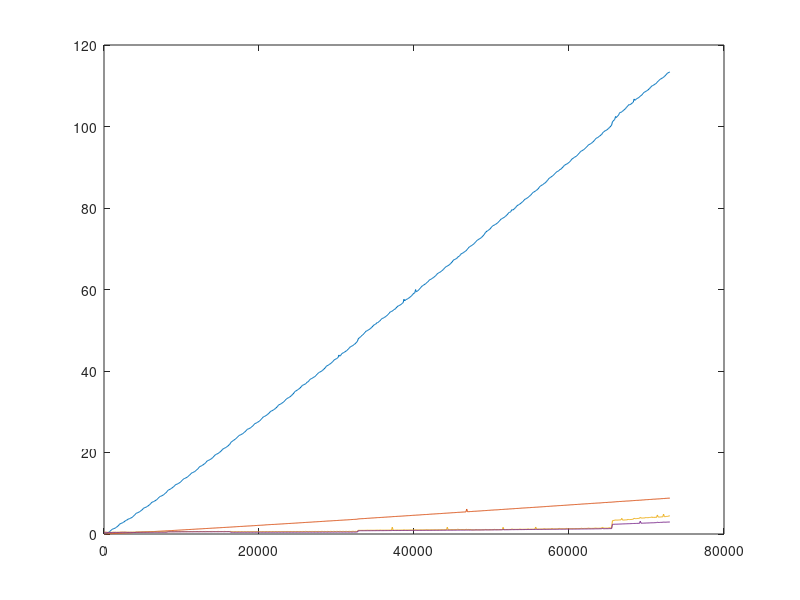

The MATLAB script that drew this image:
x=1:100:73001;y1=1:100:73001;y2=1:100:73001;y3=1:100:73001;y4=1:100:73001;
y1(1) = 0.002200; y2(1) = 0.000600; y3(1) = 0.467555; y4(1) = 0.425800;
y1(2) = 0.020700; y2(2) = 0.008800; y3(2) = 0.458000; y4(2) = 0.412400;
y1(3) = 0.064800; y2(3) = 0.016300; y3(3) = 0.443778; y4(3) = 0.402100;
y1(4) = 0.124300; y2(4) = 0.023500; y3(4) = 0.433667; y4(4) = 0.387200;
y1(5) = 0.201300; y2(5) = 0.031200; y3(5) = 0.413667; y4(5) = 0.396200;
y1(6) = 0.292000; y2(6) = 0.038800; y3(6) = 0.400778; y4(6) = 0.356500;
y1(7) = 0.408800; y2(7) = 0.046900; y3(7) = 0.396111; y4(7) = 0.354800;
y1(8) = 0.548000; y2(8) = 0.056500; y3(8) = 0.399222; y4(8) = 0.355100;
y1(9) = 0.708200; y2(9) = 0.065200; y3(9) = 0.396667; y4(9) = 0.358500;
y1(10) = 0.889700; y2(10) = 0.073200; y3(10) = 0.424444; y4(10) = 0.355200;
y1(11) = 1.091100; y2(11) = 0.083100; y3(11) = 0.397222; y4(11) = 0.354400;
y1(12) = 1.206700; y2(12) = 0.092200; y3(12) = 0.451556; y4(12) = 0.378800;
y1(13) = 1.258100; y2(13) = 0.102000; y3(13) = 0.425333; y4(13) = 0.382700;
y1(14) = 1.330600; y2(14) = 0.110700; y3(14) = 0.456667; y4(14) = 0.380900;
y1(15) = 1.417200; y2(15) = 0.120900; y3(15) = 0.426667; y4(15) = 0.382200;
y1(16) = 1.525400; y2(16) = 0.130700; y3(16) = 0.424333; y4(16) = 0.405200;
y1(17) = 1.652600; y2(17) = 0.139700; y3(17) = 0.425556; y4(17) = 0.379200;
y1(18) = 1.799000; y2(18) = 0.150000; y3(18) = 0.425667; y4(18) = 0.381100;
y1(19) = 1.964400; y2(19) = 0.159800; y3(19) = 0.451111; y4(19) = 0.381300;
y1(20) = 2.150300; y2(20) = 0.170600; y3(20) = 0.427444; y4(20) = 0.380800;
y1(21) = 2.356100; y2(21) = 0.179300; y3(21) = 0.450444; y4(21) = 0.382100;
y1(22) = 2.540400; y2(22) = 0.189400; y3(22) = 0.480556; y4(22) = 0.408600;
y1(23) = 2.602600; y2(23) = 0.199200; y3(23) = 0.454333; y4(23) = 0.408300;
y1(24) = 2.674300; y2(24) = 0.211000; y3(24) = 0.481556; y4(24) = 0.407900;
y1(25) = 2.759500; y2(25) = 0.220100; y3(25) = 0.454889; y4(25) = 0.434800;
y1(26) = 2.867300; y2(26) = 0.230600; y3(26) = 0.481222; y4(26) = 0.408300;
y1(27) = 2.996800; y2(27) = 0.240800; y3(27) = 0.483667; y4(27) = 0.408200;
y1(28) = 3.140900; y2(28) = 0.254100; y3(28) = 0.455889; y4(28) = 0.438200;
y1(29) = 3.308400; y2(29) = 0.261200; y3(29) = 0.483444; y4(29) = 0.409400;
y1(30) = 3.375700; y2(30) = 0.258800; y3(30) = 0.472444; y4(30) = 0.396300;
y1(31) = 3.461200; y2(31) = 0.263300; y3(31) = 0.461778; y4(31) = 0.383200;
y1(32) = 3.640100; y2(32) = 0.271700; y3(32) = 0.430000; y4(32) = 0.408300;
y1(33) = 3.706400; y2(33) = 0.281500; y3(33) = 0.464333; y4(33) = 0.386100;
y1(34) = 3.772300; y2(34) = 0.291300; y3(34) = 0.459333; y4(34) = 0.387000;
y1(35) = 3.855600; y2(35) = 0.302600; y3(35) = 0.430778; y4(35) = 0.409800;
y1(36) = 3.951200; y2(36) = 0.309100; y3(36) = 0.428444; y4(36) = 0.396700;
y1(37) = 4.071200; y2(37) = 0.319500; y3(37) = 0.457778; y4(37) = 0.394600;
y1(38) = 4.204400; y2(38) = 0.335800; y3(38) = 0.472444; y4(38) = 0.383200;
y1(39) = 4.377400; y2(39) = 0.355600; y3(39) = 0.441778; y4(39) = 0.404000;
y1(40) = 4.555300; y2(40) = 0.360400; y3(40) = 0.468333; y4(40) = 0.380700;
y1(41) = 4.749100; y2(41) = 0.362200; y3(41) = 0.474000; y4(41) = 0.381100;
y1(42) = 5.014100; y2(42) = 0.370100; y3(42) = 0.529333; y4(42) = 0.415200;
y1(43) = 5.114800; y2(43) = 0.380300; y3(43) = 0.508000; y4(43) = 0.442800;
y1(44) = 5.195800; y2(44) = 0.388900; y3(44) = 0.509556; y4(44) = 0.438300;
y1(45) = 5.268300; y2(45) = 0.396800; y3(45) = 0.507778; y4(45) = 0.418900;
y1(46) = 5.369800; y2(46) = 0.407600; y3(46) = 0.510889; y4(46) = 0.439900;
y1(47) = 5.484100; y2(47) = 0.418600; y3(47) = 0.539444; y4(47) = 0.418600;
y1(48) = 5.606200; y2(48) = 0.428600; y3(48) = 0.482000; y4(48) = 0.440900;
y1(49) = 5.754500; y2(49) = 0.438200; y3(49) = 0.538333; y4(49) = 0.418500;
y1(50) = 5.915000; y2(50) = 0.448100; y3(50) = 0.504556; y4(50) = 0.441700;
y1(51) = 6.103100; y2(51) = 0.459700; y3(51) = 0.510667; y4(51) = 0.439900;
y1(52) = 6.306500; y2(52) = 0.468600; y3(52) = 0.510889; y4(52) = 0.440500;
y1(53) = 6.422501; y2(53) = 0.482000; y3(53) = 0.516222; y4(53) = 0.442900;
y1(54) = 6.490201; y2(54) = 0.488400; y3(54) = 0.537889; y4(54) = 0.417700;
y1(55) = 6.569300; y2(55) = 0.508900; y3(55) = 0.512222; y4(55) = 0.441400;
y1(56) = 6.664701; y2(56) = 0.512100; y3(56) = 0.539000; y4(56) = 0.420200;
y1(57) = 6.780400; y2(57) = 0.525300; y3(57) = 0.510889; y4(57) = 0.441000;
y1(58) = 6.911500; y2(58) = 0.530600; y3(58) = 0.542333; y4(58) = 0.418800;
y1(59) = 7.057400; y2(59) = 0.540900; y3(59) = 0.513111; y4(59) = 0.441800;
y1(60) = 7.233900; y2(60) = 0.552600; y3(60) = 0.514556; y4(60) = 0.441800;
y1(61) = 7.419000; y2(61) = 0.563500; y3(61) = 0.517889; y4(61) = 0.422700;
y1(62) = 7.618200; y2(62) = 0.572100; y3(62) = 0.516333; y4(62) = 0.444700;
y1(63) = 7.803700; y2(63) = 0.583800; y3(63) = 0.545778; y4(63) = 0.419900;
y1(64) = 7.873500; y2(64) = 0.593400; y3(64) = 0.485889; y4(64) = 0.441600;
y1(65) = 7.961000; y2(65) = 0.602200; y3(65) = 0.542333; y4(65) = 0.419600;
y1(66) = 8.045801; y2(66) = 0.614600; y3(66) = 0.516222; y4(66) = 0.443200;
y1(67) = 8.165000; y2(67) = 0.628400; y3(67) = 0.513667; y4(67) = 0.447100;
y1(68) = 8.293001; y2(68) = 0.634600; y3(68) = 0.514444; y4(68) = 0.444400;
y1(69) = 8.431900; y2(69) = 0.647500; y3(69) = 0.514444; y4(69) = 0.445400;
y1(70) = 8.607800; y2(70) = 0.655200; y3(70) = 0.543222; y4(70) = 0.422300;
y1(71) = 8.797499; y2(71) = 0.669000; y3(71) = 0.515778; y4(71) = 0.445700;
y1(72) = 8.983200; y2(72) = 0.676500; y3(72) = 0.545778; y4(72) = 0.422700;
y1(73) = 9.175300; y2(73) = 0.688100; y3(73) = 0.526000; y4(73) = 0.451900;
y1(74) = 9.248700; y2(74) = 0.698800; y3(74) = 0.547444; y4(74) = 0.421800;
y1(75) = 9.310700; y2(75) = 0.708900; y3(75) = 0.518333; y4(75) = 0.448300;
y1(76) = 9.416101; y2(76) = 0.723100; y3(76) = 0.517000; y4(76) = 0.444300;
y1(77) = 9.522499; y2(77) = 0.729800; y3(77) = 0.520111; y4(77) = 0.424500;
y1(78) = 9.653300; y2(78) = 0.738200; y3(78) = 0.520444; y4(78) = 0.446000;
y1(79) = 9.805099; y2(79) = 0.750800; y3(79) = 0.547667; y4(79) = 0.423100;
y1(80) = 9.965199; y2(80) = 0.763600; y3(80) = 0.489556; y4(80) = 0.445600;
y1(81) = 10.140699; y2(81) = 0.774600; y3(81) = 0.547333; y4(81) = 0.424600;
y1(82) = 10.335000; y2(82) = 0.785000; y3(82) = 0.521222; y4(82) = 0.447400;
y1(83) = 10.637401; y2(83) = 0.792900; y3(83) = 0.579111; y4(83) = 0.519000;
y1(84) = 10.776602; y2(84) = 0.805400; y3(84) = 0.600111; y4(84) = 0.516100;
y1(85) = 10.866999; y2(85) = 0.817600; y3(85) = 0.599445; y4(85) = 0.515900;
y1(86) = 10.966600; y2(86) = 0.826000; y3(86) = 0.572667; y4(86) = 0.540600;
y1(87) = 11.071701; y2(87) = 0.840600; y3(87) = 0.578778; y4(87) = 0.543500;
y1(88) = 11.187200; y2(88) = 0.848300; y3(88) = 0.573556; y4(88) = 0.518800;
y1(89) = 11.341501; y2(89) = 0.857800; y3(89) = 0.569000; y4(89) = 0.541500;
y1(90) = 11.477900; y2(90) = 0.869600; y3(90) = 0.568222; y4(90) = 0.542700;
y1(91) = 11.647699; y2(91) = 0.878000; y3(91) = 0.573889; y4(91) = 0.520300;
y1(92) = 11.837000; y2(92) = 0.888900; y3(92) = 0.600333; y4(92) = 0.519600;
y1(93) = 12.046700; y2(93) = 0.903500; y3(93) = 0.604889; y4(93) = 0.523100;
y1(94) = 12.146299; y2(94) = 0.913000; y3(94) = 0.575222; y4(94) = 0.542800;
y1(95) = 12.218400; y2(95) = 0.923400; y3(95) = 0.576000; y4(95) = 0.543900;
y1(96) = 12.309001; y2(96) = 0.934700; y3(96) = 0.577667; y4(96) = 0.525800;
y1(97) = 12.397199; y2(97) = 0.944700; y3(97) = 0.575333; y4(97) = 0.544300;
y1(98) = 12.515800; y2(98) = 0.957300; y3(98) = 0.577444; y4(98) = 0.546400;
y1(99) = 12.652300; y2(99) = 0.967100; y3(99) = 0.576555; y4(99) = 0.523300;
y1(100) = 12.806401; y2(100) = 0.976300; y3(100) = 0.604444; y4(100) = 0.523300;
y1(101) = 12.981601; y2(101) = 0.992400; y3(101) = 0.612333; y4(101) = 0.522700;
y1(102) = 13.183599; y2(102) = 0.999300; y3(102) = 0.579889; y4(102) = 0.550000;
y1(103) = 13.380600; y2(103) = 1.012900; y3(103) = 0.583111; y4(103) = 0.550700;
y1(104) = 13.557699; y2(104) = 1.021400; y3(104) = 0.578444; y4(104) = 0.526300;
y1(105) = 13.619901; y2(105) = 1.038400; y3(105) = 0.582111; y4(105) = 0.551500;
y1(106) = 13.707501; y2(106) = 1.050800; y3(106) = 0.583667; y4(106) = 0.550900;
y1(107) = 13.806002; y2(107) = 1.062300; y3(107) = 0.583111; y4(107) = 0.528900;
y1(108) = 13.913098; y2(108) = 1.071000; y3(108) = 0.617222; y4(108) = 0.527700;
y1(109) = 14.052099; y2(109) = 1.086300; y3(109) = 0.618444; y4(109) = 0.526300;
y1(110) = 14.210401; y2(110) = 1.095200; y3(110) = 0.588111; y4(110) = 0.552800;
y1(111) = 14.380499; y2(111) = 1.099000; y3(111) = 0.586000; y4(111) = 0.553000;
y1(112) = 14.561000; y2(112) = 1.108900; y3(112) = 0.585778; y4(112) = 0.529200;
y1(113) = 14.769800; y2(113) = 1.122600; y3(113) = 0.589889; y4(113) = 0.554800;
y1(114) = 14.974600; y2(114) = 1.130600; y3(114) = 0.588444; y4(114) = 0.554500;
y1(115) = 15.044500; y2(115) = 1.143400; y3(115) = 0.593333; y4(115) = 0.532000;
y1(116) = 15.123601; y2(116) = 1.157100; y3(116) = 0.623222; y4(116) = 0.530800;
y1(117) = 15.224901; y2(117) = 1.167600; y3(117) = 0.623000; y4(117) = 0.529500;
y1(118) = 15.330899; y2(118) = 1.178500; y3(118) = 0.599556; y4(118) = 0.556900;
y1(119) = 15.458101; y2(119) = 1.189800; y3(119) = 0.591667; y4(119) = 0.557400;
y1(120) = 15.629601; y2(120) = 1.197100; y3(120) = 0.595111; y4(120) = 0.530200;
y1(121) = 15.824000; y2(121) = 1.224300; y3(121) = 0.599000; y4(121) = 0.562400;
y1(122) = 15.973900; y2(122) = 1.221900; y3(122) = 0.591333; y4(122) = 0.557400;
y1(123) = 16.181202; y2(123) = 1.236800; y3(123) = 0.594667; y4(123) = 0.534200;
y1(124) = 16.457199; y2(124) = 1.246400; y3(124) = 0.617222; y4(124) = 0.532900;
y1(125) = 16.573999; y2(125) = 1.257000; y3(125) = 0.623000; y4(125) = 0.537600;
y1(126) = 16.658699; y2(126) = 1.262200; y3(126) = 0.604556; y4(126) = 0.559100;
y1(127) = 16.754601; y2(127) = 1.279000; y3(127) = 0.596778; y4(127) = 0.557800;
y1(128) = 16.862400; y2(128) = 1.286600; y3(128) = 0.587111; y4(128) = 0.533800;
y1(129) = 16.990398; y2(129) = 1.303500; y3(129) = 0.598111; y4(129) = 0.560300;
y1(130) = 17.140100; y2(130) = 1.317800; y3(130) = 0.592667; y4(130) = 0.558800;
y1(131) = 17.283901; y2(131) = 1.325200; y3(131) = 0.599444; y4(131) = 0.537100;
y1(132) = 17.468700; y2(132) = 1.338500; y3(132) = 0.630444; y4(132) = 0.536700;
y1(133) = 17.664900; y2(133) = 1.347900; y3(133) = 0.624556; y4(133) = 0.534900;
y1(134) = 17.901201; y2(134) = 1.360600; y3(134) = 0.600333; y4(134) = 0.564400;
y1(135) = 18.010998; y2(135) = 1.369100; y3(135) = 0.602111; y4(135) = 0.562400;
y1(136) = 18.078699; y2(136) = 1.379800; y3(136) = 0.604222; y4(136) = 0.540900;
y1(137) = 18.186501; y2(137) = 1.387000; y3(137) = 0.595778; y4(137) = 0.563800;
y1(138) = 18.279900; y2(138) = 1.405900; y3(138) = 0.591444; y4(138) = 0.564600;
y1(139) = 18.405199; y2(139) = 1.415700; y3(139) = 0.597556; y4(139) = 0.538900;
y1(140) = 18.537302; y2(140) = 1.424900; y3(140) = 0.627333; y4(140) = 0.537600;
y1(141) = 18.717600; y2(141) = 1.441300; y3(141) = 0.623889; y4(141) = 0.540100;
y1(142) = 18.879301; y2(142) = 1.448500; y3(142) = 0.598556; y4(142) = 0.567300;
y1(143) = 19.093502; y2(143) = 1.457300; y3(143) = 0.602333; y4(143) = 0.564300;
y1(144) = 19.311701; y2(144) = 1.469300; y3(144) = 0.601000; y4(144) = 0.543300;
y1(145) = 19.487801; y2(145) = 1.478600; y3(145) = 0.603667; y4(145) = 0.563900;
y1(146) = 19.560001; y2(146) = 1.493300; y3(146) = 0.606778; y4(146) = 0.566600;
y1(147) = 19.650799; y2(147) = 1.508500; y3(147) = 0.610111; y4(147) = 0.542200;
y1(148) = 19.758602; y2(148) = 1.517600; y3(148) = 0.639667; y4(148) = 0.543600;
y1(149) = 19.883398; y2(149) = 1.523600; y3(149) = 0.641667; y4(149) = 0.544500;
y1(150) = 20.022499; y2(150) = 1.540300; y3(150) = 0.604000; y4(150) = 0.568700;
y1(151) = 20.177601; y2(151) = 1.548300; y3(151) = 0.609778; y4(151) = 0.568900;
y1(152) = 20.342300; y2(152) = 1.559100; y3(152) = 0.606889; y4(152) = 0.545100;
y1(153) = 20.551102; y2(153) = 1.569800; y3(153) = 0.608333; y4(153) = 0.569700;
y1(154) = 20.761000; y2(154) = 1.583800; y3(154) = 0.610556; y4(154) = 0.573000;
y1(155) = 20.931202; y2(155) = 1.600400; y3(155) = 0.612778; y4(155) = 0.544700;
y1(156) = 21.023302; y2(156) = 1.601800; y3(156) = 0.638333; y4(156) = 0.545200;
y1(157) = 21.110800; y2(157) = 1.617700; y3(157) = 0.640667; y4(157) = 0.546800;
y1(158) = 21.215702; y2(158) = 1.625900; y3(158) = 0.612222; y4(158) = 0.572000;
y1(159) = 21.340702; y2(159) = 1.637300; y3(159) = 0.610778; y4(159) = 0.573100;
y1(160) = 21.455400; y2(160) = 1.651800; y3(160) = 0.608555; y4(160) = 0.549100;
y1(161) = 21.622501; y2(161) = 1.660000; y3(161) = 0.609778; y4(161) = 0.573900;
y1(162) = 21.804001; y2(162) = 1.667400; y3(162) = 0.614111; y4(162) = 0.575300;
y1(163) = 21.994400; y2(163) = 1.681000; y3(163) = 0.613667; y4(163) = 0.546100;
y1(164) = 22.184799; y2(164) = 1.693800; y3(164) = 0.640333; y4(164) = 0.550300;
y1(165) = 22.541700; y2(165) = 1.703700; y3(165) = 0.589444; y4(165) = 0.402900;
y1(166) = 22.696100; y2(166) = 1.717300; y3(166) = 0.590333; y4(166) = 0.429900;
y1(167) = 22.835201; y2(167) = 1.729100; y3(167) = 0.545667; y4(167) = 0.462600;
y1(168) = 22.956501; y2(168) = 1.743900; y3(168) = 0.547444; y4(168) = 0.434800;
y1(169) = 23.083797; y2(169) = 1.758500; y3(169) = 0.578444; y4(169) = 0.405000;
y1(170) = 23.221300; y2(170) = 1.758900; y3(170) = 0.580111; y4(170) = 0.432800;
y1(171) = 23.396999; y2(171) = 1.779100; y3(171) = 0.549556; y4(171) = 0.461900;
y1(172) = 23.531702; y2(172) = 1.794800; y3(172) = 0.545222; y4(172) = 0.433700;
y1(173) = 23.721600; y2(173) = 1.805500; y3(173) = 0.581667; y4(173) = 0.405200;
y1(174) = 23.923599; y2(174) = 1.813100; y3(174) = 0.584000; y4(174) = 0.433800;
y1(175) = 24.120701; y2(175) = 1.825800; y3(175) = 0.550222; y4(175) = 0.466100;
y1(176) = 24.238899; y2(176) = 1.835100; y3(176) = 0.548444; y4(176) = 0.436800;
y1(177) = 24.324802; y2(177) = 1.859700; y3(177) = 0.584444; y4(177) = 0.406200;
y1(178) = 24.397701; y2(178) = 1.858800; y3(178) = 0.586111; y4(178) = 0.435000;
y1(179) = 24.531401; y2(179) = 1.868900; y3(179) = 0.552111; y4(179) = 0.467300;
y1(180) = 24.626802; y2(180) = 1.875800; y3(180) = 0.553000; y4(180) = 0.437800;
y1(181) = 24.782200; y2(181) = 1.891000; y3(181) = 0.586778; y4(181) = 0.406800;
y1(182) = 24.931599; y2(182) = 1.906600; y3(182) = 0.586667; y4(182) = 0.435900;
y1(183) = 25.104399; y2(183) = 1.916700; y3(183) = 0.553889; y4(183) = 0.468400;
y1(184) = 25.299900; y2(184) = 1.926600; y3(184) = 0.553889; y4(184) = 0.438400;
y1(185) = 25.506802; y2(185) = 1.941000; y3(185) = 0.587111; y4(185) = 0.407700;
y1(186) = 25.683401; y2(186) = 1.952300; y3(186) = 0.589889; y4(186) = 0.437100;
y1(187) = 25.789200; y2(187) = 1.965200; y3(187) = 0.556889; y4(187) = 0.470200;
y1(188) = 25.835901; y2(188) = 1.973800; y3(188) = 0.554000; y4(188) = 0.441400;
y1(189) = 25.942600; y2(189) = 1.981300; y3(189) = 0.590333; y4(189) = 0.410400;
y1(190) = 26.057001; y2(190) = 1.995100; y3(190) = 0.591889; y4(190) = 0.438100;
y1(191) = 26.199301; y2(191) = 2.008600; y3(191) = 0.559667; y4(191) = 0.468600;
y1(192) = 26.367401; y2(192) = 2.015600; y3(192) = 0.555667; y4(192) = 0.439900;
y1(193) = 26.531300; y2(193) = 2.034700; y3(193) = 0.591444; y4(193) = 0.409800;
y1(194) = 26.726501; y2(194) = 2.042600; y3(194) = 0.598000; y4(194) = 0.438600;
y1(195) = 26.949499; y2(195) = 2.047900; y3(195) = 0.560444; y4(195) = 0.471100;
y1(196) = 27.109798; y2(196) = 2.073100; y3(196) = 0.559222; y4(196) = 0.440900;
y1(197) = 27.190699; y2(197) = 2.078400; y3(197) = 0.597778; y4(197) = 0.410300;
y1(198) = 27.294300; y2(198) = 2.087500; y3(198) = 0.594555; y4(198) = 0.441400;
y1(199) = 27.389698; y2(199) = 2.106400; y3(199) = 0.563111; y4(199) = 0.472900;
y1(200) = 27.519098; y2(200) = 2.119900; y3(200) = 0.559333; y4(200) = 0.443400;
y1(201) = 27.641300; y2(201) = 2.124200; y3(201) = 0.594333; y4(201) = 0.411000;
y1(202) = 27.801800; y2(202) = 2.133900; y3(202) = 0.598222; y4(202) = 0.438800;
y1(203) = 28.008596; y2(203) = 2.145700; y3(203) = 0.561889; y4(203) = 0.471100;
y1(204) = 28.168604; y2(204) = 2.155300; y3(204) = 0.560556; y4(204) = 0.444000;
y1(205) = 28.380402; y2(205) = 2.167900; y3(205) = 0.598222; y4(205) = 0.413800;
y1(206) = 28.643301; y2(206) = 2.183700; y3(206) = 0.600778; y4(206) = 0.443100;
y1(207) = 28.776699; y2(207) = 2.187300; y3(207) = 0.565000; y4(207) = 0.472100;
y1(208) = 28.840200; y2(208) = 2.204200; y3(208) = 0.564000; y4(208) = 0.443800;
y1(209) = 28.931803; y2(209) = 2.232000; y3(209) = 0.597111; y4(209) = 0.412300;
y1(210) = 29.074802; y2(210) = 2.244800; y3(210) = 0.602667; y4(210) = 0.441200;
y1(211) = 29.201498; y2(211) = 2.258400; y3(211) = 0.564556; y4(211) = 0.474500;
y1(212) = 29.340601; y2(212) = 2.264600; y3(212) = 0.567333; y4(212) = 0.447700;
y1(213) = 29.509399; y2(213) = 2.285000; y3(213) = 0.600000; y4(213) = 0.412000;
y1(214) = 29.669399; y2(214) = 2.288300; y3(214) = 0.605778; y4(214) = 0.443100;
y1(215) = 29.881699; y2(215) = 2.299300; y3(215) = 0.567111; y4(215) = 0.475700;
y1(216) = 30.095600; y2(216) = 2.312000; y3(216) = 0.566111; y4(216) = 0.448300;
y1(217) = 30.190500; y2(217) = 2.332400; y3(217) = 0.603333; y4(217) = 0.413700;
y1(218) = 30.266001; y2(218) = 2.344100; y3(218) = 0.605333; y4(218) = 0.443500;
y1(219) = 30.378000; y2(219) = 2.346400; y3(219) = 0.570667; y4(219) = 0.477400;
y1(220) = 30.505600; y2(220) = 2.344800; y3(220) = 0.566889; y4(220) = 0.446800;
y1(221) = 30.607401; y2(221) = 2.360400; y3(221) = 0.604778; y4(221) = 0.413800;
y1(222) = 30.779102; y2(222) = 2.369800; y3(222) = 0.608444; y4(222) = 0.445200;
y1(223) = 30.949198; y2(223) = 2.387600; y3(223) = 0.573556; y4(223) = 0.478800;
y1(224) = 31.128601; y2(224) = 2.393300; y3(224) = 0.570556; y4(224) = 0.451900;
y1(225) = 31.333099; y2(225) = 2.412100; y3(225) = 0.606778; y4(225) = 0.414300;
y1(226) = 31.572601; y2(226) = 2.415600; y3(226) = 0.610222; y4(226) = 0.446600;
y1(227) = 31.746601; y2(227) = 2.430000; y3(227) = 0.574333; y4(227) = 0.478600;
y1(228) = 31.814600; y2(228) = 2.446300; y3(228) = 0.570667; y4(228) = 0.449000;
y1(229) = 31.914297; y2(229) = 2.450800; y3(229) = 0.608444; y4(229) = 0.415900;
y1(230) = 32.029396; y2(230) = 2.469400; y3(230) = 0.611222; y4(230) = 0.447000;
y1(231) = 32.169701; y2(231) = 2.472600; y3(231) = 0.571889; y4(231) = 0.481900;
y1(232) = 32.290802; y2(232) = 2.486700; y3(232) = 0.575444; y4(232) = 0.450600;
y1(233) = 32.462700; y2(233) = 2.501900; y3(233) = 0.610000; y4(233) = 0.416500;
y1(234) = 32.642300; y2(234) = 2.519700; y3(234) = 0.612667; y4(234) = 0.449300;
y1(235) = 32.853699; y2(235) = 2.528600; y3(235) = 0.579111; y4(235) = 0.484500;
y1(236) = 33.057598; y2(236) = 2.535700; y3(236) = 0.575111; y4(236) = 0.451200;
y1(237) = 33.229603; y2(237) = 2.550200; y3(237) = 0.628444; y4(237) = 0.420200;
y1(238) = 33.344803; y2(238) = 2.556800; y3(238) = 0.611889; y4(238) = 0.448200;
y1(239) = 33.444405; y2(239) = 2.581000; y3(239) = 0.578778; y4(239) = 0.484300;
y1(240) = 33.546803; y2(240) = 2.585000; y3(240) = 0.576444; y4(240) = 0.451200;
y1(241) = 33.675499; y2(241) = 2.592300; y3(241) = 0.615333; y4(241) = 0.418000;
y1(242) = 33.828300; y2(242) = 2.603500; y3(242) = 0.616000; y4(242) = 0.449400;
y1(243) = 34.002598; y2(243) = 2.619500; y3(243) = 0.578000; y4(243) = 0.484600;
y1(244) = 34.185204; y2(244) = 2.622600; y3(244) = 0.577000; y4(244) = 0.454900;
y1(245) = 34.383202; y2(245) = 2.645800; y3(245) = 0.616000; y4(245) = 0.418700;
y1(246) = 34.602501; y2(246) = 2.650100; y3(246) = 0.616778; y4(246) = 0.450700;
y1(247) = 34.904301; y2(247) = 2.658500; y3(247) = 0.582111; y4(247) = 0.484400;
y1(248) = 35.037697; y2(248) = 2.678100; y3(248) = 0.577111; y4(248) = 0.454700;
y1(249) = 35.147499; y2(249) = 2.686000; y3(249) = 0.615889; y4(249) = 0.420600;
y1(250) = 35.279900; y2(250) = 2.696200; y3(250) = 0.617889; y4(250) = 0.450800;
y1(251) = 35.391598; y2(251) = 2.714900; y3(251) = 0.584444; y4(251) = 0.486400;
y1(252) = 35.549500; y2(252) = 2.723900; y3(252) = 0.584444; y4(252) = 0.454500;
y1(253) = 35.665005; y2(253) = 2.741800; y3(253) = 0.619222; y4(253) = 0.421400;
y1(254) = 35.838097; y2(254) = 2.751900; y3(254) = 0.622111; y4(254) = 0.452300;
y1(255) = 36.040001; y2(255) = 2.757800; y3(255) = 0.581889; y4(255) = 0.487900;
y1(256) = 36.251999; y2(256) = 2.775700; y3(256) = 0.582000; y4(256) = 0.455400;
y1(257) = 36.473602; y2(257) = 2.787600; y3(257) = 0.621222; y4(257) = 0.420300;
y1(258) = 36.556202; y2(258) = 2.798300; y3(258) = 0.622000; y4(258) = 0.454900;
y1(259) = 36.640900; y2(259) = 2.806100; y3(259) = 0.591222; y4(259) = 0.488000;
y1(260) = 36.732899; y2(260) = 2.826100; y3(260) = 0.584222; y4(260) = 0.457100;
y1(261) = 36.871696; y2(261) = 2.833000; y3(261) = 0.662000; y4(261) = 0.423800;
y1(262) = 36.976700; y2(262) = 2.849800; y3(262) = 0.625333; y4(262) = 0.455500;
y1(263) = 37.268700; y2(263) = 2.866500; y3(263) = 0.601889; y4(263) = 0.498700;
y1(264) = 37.303596; y2(264) = 2.866600; y3(264) = 0.585222; y4(264) = 0.458000;
y1(265) = 37.484600; y2(265) = 2.881100; y3(265) = 0.623778; y4(265) = 0.422600;
y1(266) = 37.723900; y2(266) = 2.887200; y3(266) = 0.627222; y4(266) = 0.456400;
y1(267) = 37.940601; y2(267) = 2.900700; y3(267) = 0.590889; y4(267) = 0.489400;
y1(268) = 38.091198; y2(268) = 2.908500; y3(268) = 0.588778; y4(268) = 0.459000;
y1(269) = 38.161102; y2(269) = 2.928500; y3(269) = 0.624444; y4(269) = 0.423300;
y1(270) = 38.272896; y2(270) = 2.943300; y3(270) = 0.627333; y4(270) = 0.456200;
y1(271) = 38.388802; y2(271) = 2.950800; y3(271) = 0.588778; y4(271) = 0.491900;
y1(272) = 38.511600; y2(272) = 2.970100; y3(272) = 0.588222; y4(272) = 0.459200;
y1(273) = 38.629799; y2(273) = 2.982300; y3(273) = 0.630778; y4(273) = 0.426500;
y1(274) = 38.802803; y2(274) = 2.991600; y3(274) = 0.628444; y4(274) = 0.458300;
y1(275) = 39.002102; y2(275) = 2.994200; y3(275) = 0.591889; y4(275) = 0.493400;
y1(276) = 39.195400; y2(276) = 3.013500; y3(276) = 0.588444; y4(276) = 0.460100;
y1(277) = 39.411400; y2(277) = 3.024000; y3(277) = 0.629667; y4(277) = 0.425600;
y1(278) = 39.582100; y2(278) = 3.036300; y3(278) = 0.632222; y4(278) = 0.457800;
y1(279) = 39.701397; y2(279) = 3.046200; y3(279) = 0.597111; y4(279) = 0.493900;
y1(280) = 39.767300; y2(280) = 3.054900; y3(280) = 0.594667; y4(280) = 0.460700;
y1(281) = 39.898003; y2(281) = 3.072000; y3(281) = 0.634111; y4(281) = 0.428600;
y1(282) = 40.000896; y2(282) = 3.084900; y3(282) = 0.637778; y4(282) = 0.462500;
y1(283) = 40.162102; y2(283) = 3.100800; y3(283) = 0.632555; y4(283) = 0.500900;
y1(284) = 40.327797; y2(284) = 3.107600; y3(284) = 0.598000; y4(284) = 0.463900;
y1(285) = 40.514503; y2(285) = 3.112000; y3(285) = 0.634889; y4(285) = 0.428600;
y1(286) = 40.693298; y2(286) = 3.139600; y3(286) = 0.637778; y4(286) = 0.462600;
y1(287) = 40.926399; y2(287) = 3.143600; y3(287) = 0.596778; y4(287) = 0.497400;
y1(288) = 41.178097; y2(288) = 3.160500; y3(288) = 0.597111; y4(288) = 0.464700;
y1(289) = 41.306099; y2(289) = 3.178900; y3(289) = 0.637333; y4(289) = 0.428700;
y1(290) = 41.395599; y2(290) = 3.185500; y3(290) = 0.640778; y4(290) = 0.461300;
y1(291) = 41.511101; y2(291) = 3.198200; y3(291) = 0.597222; y4(291) = 0.498700;
y1(292) = 41.650501; y2(292) = 3.208600; y3(292) = 0.598111; y4(292) = 0.465400;
y1(293) = 41.777798; y2(293) = 3.210800; y3(293) = 0.639556; y4(293) = 0.429400;
y1(294) = 41.915901; y2(294) = 3.223500; y3(294) = 0.641778; y4(294) = 0.465400;
y1(295) = 42.101101; y2(295) = 3.239700; y3(295) = 0.601111; y4(295) = 0.501000;
y1(296) = 42.294899; y2(296) = 3.248700; y3(296) = 0.601444; y4(296) = 0.465800;
y1(297) = 42.483101; y2(297) = 3.275200; y3(297) = 0.643000; y4(297) = 0.430700;
y1(298) = 42.721596; y2(298) = 3.275500; y3(298) = 0.640667; y4(298) = 0.465500;
y1(299) = 42.826603; y2(299) = 3.283100; y3(299) = 0.601333; y4(299) = 0.503600;
y1(300) = 42.943298; y2(300) = 3.297300; y3(300) = 0.602778; y4(300) = 0.469900;
y1(301) = 43.028702; y2(301) = 3.307200; y3(301) = 0.642889; y4(301) = 0.431300;
y1(302) = 43.161598; y2(302) = 3.313900; y3(302) = 0.645667; y4(302) = 0.465700;
y1(303) = 43.279800; y2(303) = 3.342000; y3(303) = 0.602111; y4(303) = 0.503500;
y1(304) = 43.930496; y2(304) = 3.350200; y3(304) = 0.610778; y4(304) = 0.503000;
y1(305) = 43.640099; y2(305) = 3.360800; y3(305) = 0.646778; y4(305) = 0.433500;
y1(306) = 43.778198; y2(306) = 3.369200; y3(306) = 0.647444; y4(306) = 0.468900;
y1(307) = 43.998901; y2(307) = 3.380000; y3(307) = 0.605444; y4(307) = 0.503800;
y1(308) = 44.294399; y2(308) = 3.397000; y3(308) = 0.603556; y4(308) = 0.468400;
y1(309) = 44.398304; y2(309) = 3.406800; y3(309) = 0.646222; y4(309) = 0.431600;
y1(310) = 44.489899; y2(310) = 3.411500; y3(310) = 0.647111; y4(310) = 0.466700;
y1(311) = 44.594398; y2(311) = 3.431200; y3(311) = 0.609000; y4(311) = 0.504600;
y1(312) = 44.719994; y2(312) = 3.443700; y3(312) = 0.606444; y4(312) = 0.470600;
y1(313) = 44.855801; y2(313) = 3.453900; y3(313) = 0.647556; y4(313) = 0.436700;
y1(314) = 44.991798; y2(314) = 3.465300; y3(314) = 0.648889; y4(314) = 0.468900;
y1(315) = 45.139500; y2(315) = 3.468100; y3(315) = 0.606889; y4(315) = 0.506500;
y1(316) = 45.335602; y2(316) = 3.488000; y3(316) = 0.607778; y4(316) = 0.470800;
y1(317) = 45.538799; y2(317) = 3.500100; y3(317) = 0.649778; y4(317) = 0.435200;
y1(318) = 45.779598; y2(318) = 3.510700; y3(318) = 0.652333; y4(318) = 0.470400;
y1(319) = 45.952297; y2(319) = 3.529800; y3(319) = 0.609222; y4(319) = 0.508000;
y1(320) = 46.017197; y2(320) = 3.538500; y3(320) = 0.609111; y4(320) = 0.472200;
y1(321) = 46.145302; y2(321) = 3.551000; y3(321) = 0.652667; y4(321) = 0.436200;
y1(322) = 46.247597; y2(322) = 3.565900; y3(322) = 0.653333; y4(322) = 0.471500;
y1(323) = 46.407799; y2(323) = 3.579200; y3(323) = 0.658889; y4(323) = 0.511300;
y1(324) = 46.519600; y2(324) = 3.581800; y3(324) = 0.613111; y4(324) = 0.475000;
y1(325) = 46.681400; y2(325) = 3.604000; y3(325) = 0.655111; y4(325) = 0.446300;
y1(326) = 46.888695; y2(326) = 3.606400; y3(326) = 0.657556; y4(326) = 0.472400;
y1(327) = 47.093803; y2(327) = 3.621900; y3(327) = 0.613444; y4(327) = 0.510800;
y1(328) = 47.276203; y2(328) = 3.639200; y3(328) = 0.616778; y4(328) = 0.477000;
y1(329) = 47.872101; y2(329) = 3.700400; y3(329) = 0.915222; y4(329) = 0.800200;
y1(330) = 48.059601; y2(330) = 3.716400; y3(330) = 0.898111; y4(330) = 0.798600;
y1(331) = 48.238003; y2(331) = 3.721200; y3(331) = 0.904000; y4(331) = 0.800200;
y1(332) = 48.380398; y2(332) = 3.751200; y3(332) = 0.901778; y4(332) = 0.810900;
y1(333) = 48.561298; y2(333) = 3.755300; y3(333) = 0.902667; y4(333) = 0.804400;
y1(334) = 48.748402; y2(334) = 3.762700; y3(334) = 0.902556; y4(334) = 0.800500;
y1(335) = 48.904598; y2(335) = 3.771900; y3(335) = 0.904444; y4(335) = 0.802600;
y1(336) = 49.089802; y2(336) = 3.779200; y3(336) = 0.904222; y4(336) = 0.805200;
y1(337) = 49.307400; y2(337) = 3.797600; y3(337) = 0.904222; y4(337) = 0.803700;
y1(338) = 49.513802; y2(338) = 3.808600; y3(338) = 0.908556; y4(338) = 0.809500;
y1(339) = 49.763199; y2(339) = 3.816000; y3(339) = 0.907555; y4(339) = 0.806900;
y1(340) = 49.830402; y2(340) = 3.834600; y3(340) = 0.913222; y4(340) = 0.810200;
y1(341) = 49.944504; y2(341) = 3.852300; y3(341) = 0.959111; y4(341) = 0.814600;
y1(342) = 50.060497; y2(342) = 3.854400; y3(342) = 0.912555; y4(342) = 0.812000;
y1(343) = 50.168598; y2(343) = 3.872100; y3(343) = 0.912111; y4(343) = 0.813400;
y1(344) = 50.312698; y2(344) = 3.889200; y3(344) = 0.921778; y4(344) = 0.810500;
y1(345) = 50.461700; y2(345) = 3.892400; y3(345) = 0.925333; y4(345) = 0.808800;
y1(346) = 50.625000; y2(346) = 3.911500; y3(346) = 0.921000; y4(346) = 0.815200;
y1(347) = 50.815098; y2(347) = 3.931500; y3(347) = 0.916778; y4(347) = 0.814600;
y1(348) = 51.028198; y2(348) = 3.934600; y3(348) = 0.916778; y4(348) = 0.816100;
y1(349) = 51.240898; y2(349) = 3.951700; y3(349) = 0.921667; y4(349) = 0.819500;
y1(350) = 51.386299; y2(350) = 3.965600; y3(350) = 0.921111; y4(350) = 0.816000;
y1(351) = 51.471600; y2(351) = 3.975700; y3(351) = 0.922667; y4(351) = 0.820000;
y1(352) = 51.567402; y2(352) = 3.985000; y3(352) = 0.925222; y4(352) = 0.815700;
y1(353) = 51.861305; y2(353) = 4.004400; y3(353) = 0.965667; y4(353) = 0.831700;
y1(354) = 51.820301; y2(354) = 4.023400; y3(354) = 0.930778; y4(354) = 0.822100;
y1(355) = 51.964600; y2(355) = 4.028000; y3(355) = 0.926111; y4(355) = 0.824200;
y1(356) = 52.155201; y2(356) = 4.031199; y3(356) = 0.930000; y4(356) = 0.823000;
y1(357) = 52.316803; y2(357) = 4.036300; y3(357) = 0.979667; y4(357) = 0.832100;
y1(358) = 52.539406; y2(358) = 4.063100; y3(358) = 0.942111; y4(358) = 0.830600;
y1(359) = 52.729103; y2(359) = 4.072900; y3(359) = 0.933889; y4(359) = 0.825800;
y1(360) = 52.888306; y2(360) = 4.083100; y3(360) = 0.937444; y4(360) = 0.828400;
y1(361) = 52.961903; y2(361) = 4.097200; y3(361) = 0.935667; y4(361) = 0.830000;
y1(362) = 53.056801; y2(362) = 4.103900; y3(362) = 0.938556; y4(362) = 0.829100;
y1(363) = 53.170399; y2(363) = 4.125500; y3(363) = 0.938111; y4(363) = 0.831800;
y1(364) = 53.301300; y2(364) = 4.135400; y3(364) = 0.940445; y4(364) = 0.833400;
y1(365) = 53.442497; y2(365) = 4.141100; y3(365) = 0.943556; y4(365) = 0.835300;
y1(366) = 53.613503; y2(366) = 4.162600; y3(366) = 0.944111; y4(366) = 0.838100;
y1(367) = 53.785500; y2(367) = 4.172000; y3(367) = 0.947111; y4(367) = 0.838100;
y1(368) = 53.969898; y2(368) = 4.184100; y3(368) = 0.947556; y4(368) = 0.837900;
y1(369) = 54.161694; y2(369) = 4.199300; y3(369) = 0.945000; y4(369) = 0.839700;
y1(370) = 54.445099; y2(370) = 4.204800; y3(370) = 0.947778; y4(370) = 0.841800;
y1(371) = 54.541206; y2(371) = 4.218000; y3(371) = 0.953111; y4(371) = 0.843500;
y1(372) = 54.611103; y2(372) = 4.230000; y3(372) = 0.952222; y4(372) = 0.845400;
y1(373) = 54.715202; y2(373) = 4.264200; y3(373) = 1.682000; y4(373) = 0.885000;
y1(374) = 54.846600; y2(374) = 4.252300; y3(374) = 0.959667; y4(374) = 0.847500;
y1(375) = 55.052696; y2(375) = 4.293800; y3(375) = 0.895000; y4(375) = 0.871000;
y1(376) = 55.115398; y2(376) = 4.280300; y3(376) = 0.965111; y4(376) = 0.851100;
y1(377) = 55.281403; y2(377) = 4.301000; y3(377) = 0.959889; y4(377) = 0.854300;
y1(378) = 55.505798; y2(378) = 4.305901; y3(378) = 0.961555; y4(378) = 0.852500;
y1(379) = 55.684002; y2(379) = 4.327700; y3(379) = 0.961000; y4(379) = 0.854500;
y1(380) = 55.913197; y2(380) = 4.340500; y3(380) = 0.961444; y4(380) = 0.868000;
y1(381) = 55.988605; y2(381) = 4.341800; y3(381) = 0.964333; y4(381) = 0.854100;
y1(382) = 56.072197; y2(382) = 4.355901; y3(382) = 0.962778; y4(382) = 0.854100;
y1(383) = 56.177803; y2(383) = 4.364400; y3(383) = 0.967555; y4(383) = 0.858700;
y1(384) = 56.322498; y2(384) = 4.378600; y3(384) = 0.965333; y4(384) = 0.857000;
y1(385) = 56.449501; y2(385) = 4.392800; y3(385) = 0.970778; y4(385) = 0.862600;
y1(386) = 56.611504; y2(386) = 4.396000; y3(386) = 0.970778; y4(386) = 0.859600;
y1(387) = 56.766094; y2(387) = 4.417600; y3(387) = 0.973444; y4(387) = 0.862200;
y1(388) = 57.615002; y2(388) = 4.432800; y3(388) = 1.029556; y4(388) = 0.869100;
y1(389) = 57.196495; y2(389) = 4.448400; y3(389) = 0.981444; y4(389) = 0.865900;
y1(390) = 57.440407; y2(390) = 4.451400; y3(390) = 0.979778; y4(390) = 0.863300;
y1(391) = 57.536793; y2(391) = 4.474500; y3(391) = 0.978222; y4(391) = 0.868100;
y1(392) = 57.637901; y2(392) = 4.484700; y3(392) = 0.982889; y4(392) = 0.866900;
y1(393) = 57.732994; y2(393) = 4.492100; y3(393) = 0.982111; y4(393) = 0.864600;
y1(394) = 57.859505; y2(394) = 4.508100; y3(394) = 0.984333; y4(394) = 0.869900;
y1(395) = 58.010201; y2(395) = 4.509200; y3(395) = 0.995333; y4(395) = 0.870000;
y1(396) = 58.153900; y2(396) = 4.524700; y3(396) = 0.994556; y4(396) = 0.875600;
y1(397) = 58.299297; y2(397) = 4.545500; y3(397) = 0.988111; y4(397) = 0.873700;
y1(398) = 58.511101; y2(398) = 4.558100; y3(398) = 0.989333; y4(398) = 0.873700;
y1(399) = 58.712395; y2(399) = 4.570300; y3(399) = 0.994222; y4(399) = 0.875700;
y1(400) = 58.946709; y2(400) = 4.591599; y3(400) = 0.994000; y4(400) = 0.875700;
y1(401) = 59.100006; y2(401) = 4.595500; y3(401) = 0.994556; y4(401) = 0.876100;
y1(402) = 59.168896; y2(402) = 4.608300; y3(402) = 0.993111; y4(402) = 0.879300;
y1(403) = 59.981903; y2(403) = 4.612599; y3(403) = 1.064333; y4(403) = 0.890800;
y1(404) = 59.458599; y2(404) = 4.621500; y3(404) = 1.003889; y4(404) = 0.887300;
y1(405) = 59.550800; y2(405) = 4.654700; y3(405) = 0.998445; y4(405) = 0.883600;
y1(406) = 59.724312; y2(406) = 4.650599; y3(406) = 1.005667; y4(406) = 0.880400;
y1(407) = 59.882801; y2(407) = 4.664600; y3(407) = 1.003111; y4(407) = 0.882800;
y1(408) = 60.089897; y2(408) = 4.672999; y3(408) = 1.004556; y4(408) = 0.887200;
y1(409) = 60.295300; y2(409) = 4.692500; y3(409) = 1.007555; y4(409) = 0.891200;
y1(410) = 60.523998; y2(410) = 4.705100; y3(410) = 1.009556; y4(410) = 0.889600;
y1(411) = 60.783997; y2(411) = 4.727500; y3(411) = 1.006444; y4(411) = 0.888200;
y1(412) = 60.923199; y2(412) = 4.741800; y3(412) = 1.012667; y4(412) = 0.889600;
y1(413) = 61.031605; y2(413) = 4.747700; y3(413) = 1.014000; y4(413) = 0.890300;
y1(414) = 61.167900; y2(414) = 4.763900; y3(414) = 1.017444; y4(414) = 0.894500;
y1(415) = 61.293507; y2(415) = 4.773200; y3(415) = 1.018444; y4(415) = 0.893800;
y1(416) = 61.413902; y2(416) = 4.775000; y3(416) = 1.017111; y4(416) = 0.895300;
y1(417) = 61.595695; y2(417) = 4.788500; y3(417) = 1.081222; y4(417) = 0.902600;
y1(418) = 61.754799; y2(418) = 4.800000; y3(418) = 1.019889; y4(418) = 0.896400;
y1(419) = 61.914299; y2(419) = 4.821900; y3(419) = 1.028667; y4(419) = 0.899000;
y1(420) = 62.162800; y2(420) = 4.818100; y3(420) = 1.027444; y4(420) = 0.899000;
y1(421) = 62.383503; y2(421) = 4.851100; y3(421) = 1.025889; y4(421) = 0.898300;
y1(422) = 62.434898; y2(422) = 4.872200; y3(422) = 1.024222; y4(422) = 0.902600;
y1(423) = 62.527397; y2(423) = 4.861900; y3(423) = 1.028667; y4(423) = 0.900000;
y1(424) = 62.680000; y2(424) = 4.885400; y3(424) = 1.030000; y4(424) = 0.903500;
y1(425) = 62.793701; y2(425) = 4.913200; y3(425) = 1.039222; y4(425) = 0.903600;
y1(426) = 62.929100; y2(426) = 4.898800; y3(426) = 1.033889; y4(426) = 0.913500;
y1(427) = 63.057301; y2(427) = 4.918300; y3(427) = 1.033000; y4(427) = 0.904700;
y1(428) = 63.227303; y2(428) = 4.941200; y3(428) = 1.037667; y4(428) = 0.911100;
y1(429) = 63.408997; y2(429) = 4.934100; y3(429) = 1.042000; y4(429) = 0.913500;
y1(430) = 63.623096; y2(430) = 4.962700; y3(430) = 1.040778; y4(430) = 0.914400;
y1(431) = 63.850800; y2(431) = 4.972600; y3(431) = 1.003778; y4(431) = 0.920700;
y1(432) = 63.975800; y2(432) = 4.975300; y3(432) = 1.046556; y4(432) = 0.910800;
y1(433) = 64.113091; y2(433) = 4.991500; y3(433) = 1.046333; y4(433) = 0.917700;
y1(434) = 64.184196; y2(434) = 5.008800; y3(434) = 1.047667; y4(434) = 0.918600;
y1(435) = 64.300003; y2(435) = 5.002600; y3(435) = 1.051778; y4(435) = 0.921000;
y1(436) = 64.440002; y2(436) = 5.025400; y3(436) = 1.056111; y4(436) = 0.919300;
y1(437) = 64.607101; y2(437) = 5.040299; y3(437) = 1.058111; y4(437) = 0.927000;
y1(438) = 64.751602; y2(438) = 5.056500; y3(438) = 1.062000; y4(438) = 0.927300;
y1(439) = 64.952194; y2(439) = 5.067600; y3(439) = 1.058000; y4(439) = 0.920600;
y1(440) = 65.137695; y2(440) = 5.079200; y3(440) = 1.061111; y4(440) = 0.924000;
y1(441) = 65.381302; y2(441) = 5.097899; y3(441) = 1.060444; y4(441) = 0.931700;
y1(442) = 65.559593; y2(442) = 5.102799; y3(442) = 1.060000; y4(442) = 0.936200;
y1(443) = 65.649208; y2(443) = 5.112100; y3(443) = 1.072444; y4(443) = 0.931400;
y1(444) = 65.754997; y2(444) = 5.131400; y3(444) = 1.674556; y4(444) = 0.986800;
y1(445) = 65.863197; y2(445) = 5.139000; y3(445) = 1.073444; y4(445) = 0.933100;
y1(446) = 65.985298; y2(446) = 5.151100; y3(446) = 1.071222; y4(446) = 0.937700;
y1(447) = 66.156296; y2(447) = 5.171400; y3(447) = 1.075222; y4(447) = 0.939400;
y1(448) = 66.305801; y2(448) = 5.185600; y3(448) = 1.074778; y4(448) = 0.935400;
y1(449) = 66.530106; y2(449) = 5.194500; y3(449) = 1.074556; y4(449) = 0.947300;
y1(450) = 66.716301; y2(450) = 5.210299; y3(450) = 1.080000; y4(450) = 0.938200;
y1(451) = 66.975304; y2(451) = 5.232100; y3(451) = 1.079778; y4(451) = 0.939500;
y1(452) = 67.284401; y2(452) = 5.233500; y3(452) = 1.092222; y4(452) = 0.937200;
y1(453) = 67.305801; y2(453) = 5.241600; y3(453) = 1.083667; y4(453) = 0.946300;
y1(454) = 67.419899; y2(454) = 5.256000; y3(454) = 1.085667; y4(454) = 0.946400;
y1(455) = 67.518295; y2(455) = 5.273300; y3(455) = 1.087111; y4(455) = 0.946300;
y1(456) = 67.639793; y2(456) = 5.281500; y3(456) = 1.088222; y4(456) = 0.947300;
y1(457) = 67.793808; y2(457) = 5.303700; y3(457) = 1.167778; y4(457) = 0.964300;
y1(458) = 68.071495; y2(458) = 5.322300; y3(458) = 1.149889; y4(458) = 0.956100;
y1(459) = 68.122208; y2(459) = 5.319800; y3(459) = 1.099111; y4(459) = 0.957600;
y1(460) = 68.327705; y2(460) = 5.331600; y3(460) = 1.096889; y4(460) = 0.954500;
y1(461) = 68.546600; y2(461) = 5.342000; y3(461) = 1.105333; y4(461) = 0.965800;
y1(462) = 68.794693; y2(462) = 5.353500; y3(462) = 1.101000; y4(462) = 0.958100;
y1(463) = 68.854599; y2(463) = 5.375901; y3(463) = 1.102333; y4(463) = 0.956000;
y1(464) = 68.956100; y2(464) = 5.385400; y3(464) = 1.102667; y4(464) = 0.958700;
y1(465) = 69.086807; y2(465) = 5.394700; y3(465) = 1.108445; y4(465) = 0.959900;
y1(466) = 69.229500; y2(466) = 5.403700; y3(466) = 1.002000; y4(466) = 0.958700;
y1(467) = 69.347595; y2(467) = 5.410300; y3(467) = 1.110889; y4(467) = 0.968100;
y1(468) = 69.494904; y2(468) = 5.435500; y3(468) = 1.110000; y4(468) = 0.965800;
y1(469) = 69.701309; y2(469) = 6.127700; y3(469) = 1.184000; y4(469) = 0.971300;
y1(470) = 69.910599; y2(470) = 5.465400; y3(470) = 1.010889; y4(470) = 0.971700;
y1(471) = 70.137901; y2(471) = 5.473500; y3(471) = 1.119667; y4(471) = 0.971900;
y1(472) = 70.386497; y2(472) = 5.482200; y3(472) = 1.119667; y4(472) = 0.972400;
y1(473) = 70.502899; y2(473) = 5.497200; y3(473) = 1.009778; y4(473) = 0.968900;
y1(474) = 70.644196; y2(474) = 5.515800; y3(474) = 1.124222; y4(474) = 0.973600;
y1(475) = 70.754196; y2(475) = 5.514100; y3(475) = 1.023889; y4(475) = 0.973000;
y1(476) = 70.867599; y2(476) = 5.540300; y3(476) = 1.023333; y4(476) = 0.978400;
y1(477) = 71.033203; y2(477) = 5.556700; y3(477) = 1.025222; y4(477) = 0.977400;
y1(478) = 71.153099; y2(478) = 5.566500; y3(478) = 1.022778; y4(478) = 0.983700;
y1(479) = 71.343597; y2(479) = 5.575700; y3(479) = 1.021778; y4(479) = 0.984400;
y1(480) = 71.544701; y2(480) = 5.584100; y3(480) = 1.021000; y4(480) = 0.982800;
y1(481) = 71.756493; y2(481) = 5.593800; y3(481) = 1.099778; y4(481) = 0.993000;
y1(482) = 72.019096; y2(482) = 5.611200; y3(482) = 1.034222; y4(482) = 0.991700;
y1(483) = 72.148697; y2(483) = 5.619800; y3(483) = 1.034444; y4(483) = 0.995600;
y1(484) = 72.232697; y2(484) = 5.634000; y3(484) = 1.038778; y4(484) = 0.996200;
y1(485) = 72.399910; y2(485) = 5.647100; y3(485) = 1.039667; y4(485) = 0.992900;
y1(486) = 72.482300; y2(486) = 5.653800; y3(486) = 1.033667; y4(486) = 0.989100;
y1(487) = 72.611000; y2(487) = 5.675100; y3(487) = 1.040667; y4(487) = 0.994300;
y1(488) = 72.766907; y2(488) = 5.682800; y3(488) = 1.042111; y4(488) = 0.990100;
y1(489) = 72.950493; y2(489) = 5.693700; y3(489) = 1.044778; y4(489) = 1.001500;
y1(490) = 73.157089; y2(490) = 5.724000; y3(490) = 1.040333; y4(490) = 1.000500;
y1(491) = 73.386093; y2(491) = 5.721300; y3(491) = 1.046444; y4(491) = 1.001000;
y1(492) = 73.584595; y2(492) = 5.738100; y3(492) = 1.046222; y4(492) = 1.000700;
y1(493) = 73.973709; y2(493) = 5.747600; y3(493) = 1.128889; y4(493) = 1.009200;
y1(494) = 74.117401; y2(494) = 5.755400; y3(494) = 1.060889; y4(494) = 1.005400;
y1(495) = 74.323601; y2(495) = 5.765500; y3(495) = 1.055222; y4(495) = 1.013300;
y1(496) = 74.400803; y2(496) = 5.794900; y3(496) = 1.056667; y4(496) = 1.009800;
y1(497) = 74.536896; y2(497) = 5.806400; y3(497) = 1.054555; y4(497) = 1.006300;
y1(498) = 74.697502; y2(498) = 5.809000; y3(498) = 1.063444; y4(498) = 1.011200;
y1(499) = 74.845901; y2(499) = 5.833999; y3(499) = 1.060889; y4(499) = 1.010700;
y1(500) = 75.061905; y2(500) = 5.843800; y3(500) = 1.062111; y4(500) = 1.017000;
y1(501) = 75.335304; y2(501) = 5.863000; y3(501) = 1.065222; y4(501) = 1.010200;
y1(502) = 75.478699; y2(502) = 5.877500; y3(502) = 1.068444; y4(502) = 1.019200;
y1(503) = 75.681702; y2(503) = 5.863200; y3(503) = 1.070333; y4(503) = 1.016900;
y1(504) = 75.756996; y2(504) = 5.895600; y3(504) = 1.069333; y4(504) = 1.015400;
y1(505) = 75.855896; y2(505) = 5.917800; y3(505) = 1.156889; y4(505) = 1.024400;
y1(506) = 75.970200; y2(506) = 5.916201; y3(506) = 1.075222; y4(506) = 1.024100;
y1(507) = 76.065598; y2(507) = 5.920500; y3(507) = 1.074333; y4(507) = 1.020900;
y1(508) = 76.233398; y2(508) = 5.931800; y3(508) = 1.077778; y4(508) = 1.025600;
y1(509) = 76.383507; y2(509) = 5.936800; y3(509) = 1.080667; y4(509) = 1.022200;
y1(510) = 76.601791; y2(510) = 5.964800; y3(510) = 1.081000; y4(510) = 1.022500;
y1(511) = 76.765106; y2(511) = 5.974300; y3(511) = 1.079556; y4(511) = 1.030200;
y1(512) = 76.961197; y2(512) = 5.987200; y3(512) = 1.087111; y4(512) = 1.032300;
y1(513) = 77.242599; y2(513) = 6.015500; y3(513) = 1.084556; y4(513) = 1.024500;
y1(514) = 77.331802; y2(514) = 6.007300; y3(514) = 1.089111; y4(514) = 1.027600;
y1(515) = 77.422607; y2(515) = 6.024001; y3(515) = 1.091000; y4(515) = 1.042600;
y1(516) = 77.568695; y2(516) = 6.040401; y3(516) = 1.644889; y4(516) = 1.117000;
y1(517) = 77.668106; y2(517) = 6.047700; y3(517) = 1.101111; y4(517) = 1.043100;
y1(518) = 77.805397; y2(518) = 6.076300; y3(518) = 1.096444; y4(518) = 1.039800;
y1(519) = 77.948807; y2(519) = 6.080300; y3(519) = 1.104333; y4(519) = 1.045500;
y1(520) = 78.121307; y2(520) = 6.083800; y3(520) = 1.102778; y4(520) = 1.053400;
y1(521) = 78.335503; y2(521) = 6.111300; y3(521) = 1.113667; y4(521) = 1.051100;
y1(522) = 78.523903; y2(522) = 6.110900; y3(522) = 1.111556; y4(522) = 1.045800;
y1(523) = 78.827499; y2(523) = 6.129800; y3(523) = 1.115667; y4(523) = 1.052500;
y1(524) = 78.923897; y2(524) = 6.143300; y3(524) = 1.116778; y4(524) = 1.058300;
y1(525) = 78.970695; y2(525) = 6.165900; y3(525) = 1.123111; y4(525) = 1.065600;
y1(526) = 79.114487; y2(526) = 6.156899; y3(526) = 1.120889; y4(526) = 1.062200;
y1(527) = 79.577591; y2(527) = 6.186400; y3(527) = 1.218444; y4(527) = 1.071300;
y1(528) = 79.499100; y2(528) = 6.197000; y3(528) = 1.204111; y4(528) = 1.079000;
y1(529) = 79.551010; y2(529) = 6.202400; y3(529) = 1.134333; y4(529) = 1.065700;
y1(530) = 79.724899; y2(530) = 6.205200; y3(530) = 1.132555; y4(530) = 1.067900;
y1(531) = 79.912094; y2(531) = 6.236800; y3(531) = 1.139000; y4(531) = 1.075400;
y1(532) = 80.107399; y2(532) = 6.247800; y3(532) = 1.137000; y4(532) = 1.078800;
y1(533) = 80.329391; y2(533) = 6.264100; y3(533) = 1.136445; y4(533) = 1.087300;
y1(534) = 80.568100; y2(534) = 6.267500; y3(534) = 1.138444; y4(534) = 1.070700;
y1(535) = 80.699898; y2(535) = 6.280100; y3(535) = 1.143889; y4(535) = 1.075100;
y1(536) = 80.771896; y2(536) = 6.284400; y3(536) = 1.142000; y4(536) = 1.084300;
y1(537) = 80.893005; y2(537) = 6.308700; y3(537) = 1.147667; y4(537) = 1.086600;
y1(538) = 81.046707; y2(538) = 6.315700; y3(538) = 1.237000; y4(538) = 1.090700;
y1(539) = 81.170807; y2(539) = 6.344000; y3(539) = 1.154222; y4(539) = 1.084600;
y1(540) = 81.385796; y2(540) = 6.346601; y3(540) = 1.150889; y4(540) = 1.085200;
y1(541) = 81.497604; y2(541) = 6.375500; y3(541) = 1.152778; y4(541) = 1.091200;
y1(542) = 81.694504; y2(542) = 6.370600; y3(542) = 1.156000; y4(542) = 1.090800;
y1(543) = 81.906693; y2(543) = 6.388700; y3(543) = 1.161222; y4(543) = 1.088300;
y1(544) = 82.141602; y2(544) = 6.396501; y3(544) = 1.166778; y4(544) = 1.095700;
y1(545) = 82.218002; y2(545) = 6.415200; y3(545) = 1.163778; y4(545) = 1.104800;
y1(546) = 82.317200; y2(546) = 6.423400; y3(546) = 1.171667; y4(546) = 1.095900;
y1(547) = 82.446495; y2(547) = 6.436100; y3(547) = 1.172111; y4(547) = 1.104700;
y1(548) = 82.572899; y2(548) = 6.444800; y3(548) = 1.256889; y4(548) = 1.115800;
y1(549) = 82.763397; y2(549) = 6.466200; y3(549) = 1.188222; y4(549) = 1.108000;
y1(550) = 82.887901; y2(550) = 6.462700; y3(550) = 1.176000; y4(550) = 1.102500;
y1(551) = 83.064194; y2(551) = 6.472600; y3(551) = 1.176667; y4(551) = 1.109400;
y1(552) = 83.256104; y2(552) = 6.515800; y3(552) = 1.181000; y4(552) = 1.109700;
y1(553) = 83.486404; y2(553) = 6.508600; y3(553) = 1.183556; y4(553) = 1.110900;
y1(554) = 83.745804; y2(554) = 6.517900; y3(554) = 1.185889; y4(554) = 1.109800;
y1(555) = 83.841499; y2(555) = 6.535001; y3(555) = 1.188000; y4(555) = 1.109300;
y1(556) = 83.971802; y2(556) = 6.539200; y3(556) = 1.191111; y4(556) = 1.115900;
y1(557) = 84.089500; y2(557) = 6.561000; y3(557) = 1.195778; y4(557) = 1.119600;
y1(558) = 84.213196; y2(558) = 6.573899; y3(558) = 1.718889; y4(558) = 1.188900;
y1(559) = 84.336899; y2(559) = 6.583701; y3(559) = 1.226667; y4(559) = 1.130900;
y1(560) = 84.493797; y2(560) = 6.584700; y3(560) = 1.202111; y4(560) = 1.125400;
y1(561) = 84.689804; y2(561) = 6.603800; y3(561) = 1.207444; y4(561) = 1.131100;
y1(562) = 84.908096; y2(562) = 6.621900; y3(562) = 1.208444; y4(562) = 1.131500;
y1(563) = 85.239899; y2(563) = 6.648200; y3(563) = 1.217556; y4(563) = 1.131100;
y1(564) = 85.346207; y2(564) = 6.629400; y3(564) = 1.217333; y4(564) = 1.132800;
y1(565) = 85.490303; y2(565) = 6.664400; y3(565) = 1.222445; y4(565) = 1.136600;
y1(566) = 85.629906; y2(566) = 6.668700; y3(566) = 1.220778; y4(566) = 1.133600;
y1(567) = 85.716301; y2(567) = 6.689100; y3(567) = 1.218778; y4(567) = 1.143000;
y1(568) = 85.838303; y2(568) = 6.705100; y3(568) = 1.218778; y4(568) = 1.139200;
y1(569) = 86.016708; y2(569) = 6.707600; y3(569) = 1.322111; y4(569) = 1.155700;
y1(570) = 86.137306; y2(570) = 6.720100; y3(570) = 1.233333; y4(570) = 1.145800;
y1(571) = 86.295296; y2(571) = 6.730700; y3(571) = 1.233111; y4(571) = 1.144600;
y1(572) = 86.512001; y2(572) = 6.761300; y3(572) = 1.230333; y4(572) = 1.149800;
y1(573) = 86.736900; y2(573) = 6.769300; y3(573) = 1.240889; y4(573) = 1.156100;
y1(574) = 86.944992; y2(574) = 6.783499; y3(574) = 1.240000; y4(574) = 1.153700;
y1(575) = 87.266899; y2(575) = 6.776999; y3(575) = 1.252111; y4(575) = 1.159500;
y1(576) = 87.362694; y2(576) = 6.812600; y3(576) = 1.246000; y4(576) = 1.159500;
y1(577) = 87.495605; y2(577) = 6.817400; y3(577) = 1.245222; y4(577) = 1.154300;
y1(578) = 87.630104; y2(578) = 6.830499; y3(578) = 1.244444; y4(578) = 1.157400;
y1(579) = 87.771103; y2(579) = 6.838700; y3(579) = 1.351889; y4(579) = 1.172600;
y1(580) = 87.912201; y2(580) = 6.871000; y3(580) = 1.262111; y4(580) = 1.159900;
y1(581) = 88.069603; y2(581) = 6.871300; y3(581) = 1.258111; y4(581) = 1.165300;
y1(582) = 88.252800; y2(582) = 6.876700; y3(582) = 1.258333; y4(582) = 1.168100;
y1(583) = 88.469894; y2(583) = 6.899400; y3(583) = 1.264333; y4(583) = 1.168300;
y1(584) = 88.693497; y2(584) = 6.898600; y3(584) = 1.270333; y4(584) = 1.167100;
y1(585) = 88.889107; y2(585) = 6.924200; y3(585) = 1.274111; y4(585) = 1.171300;
y1(586) = 88.947403; y2(586) = 6.947700; y3(586) = 1.273444; y4(586) = 1.177800;
y1(587) = 89.057808; y2(587) = 6.943799; y3(587) = 1.274444; y4(587) = 1.171400;
y1(588) = 89.169907; y2(588) = 6.955800; y3(588) = 1.351000; y4(588) = 1.192600;
y1(589) = 89.443100; y2(589) = 6.975301; y3(589) = 1.374444; y4(589) = 1.178900;
y1(590) = 89.446800; y2(590) = 6.976901; y3(590) = 1.294889; y4(590) = 1.185300;
y1(591) = 89.654602; y2(591) = 7.002299; y3(591) = 1.290889; y4(591) = 1.184000;
y1(592) = 89.824509; y2(592) = 7.007299; y3(592) = 1.290000; y4(592) = 1.187200;
y1(593) = 90.006096; y2(593) = 7.015000; y3(593) = 1.293556; y4(593) = 1.192900;
y1(594) = 90.235397; y2(594) = 7.028300; y3(594) = 1.288111; y4(594) = 1.187700;
y1(595) = 90.449898; y2(595) = 7.050100; y3(595) = 1.295444; y4(595) = 1.193500;
y1(596) = 90.571999; y2(596) = 7.054700; y3(596) = 1.293667; y4(596) = 1.185800;
y1(597) = 90.709198; y2(597) = 7.070700; y3(597) = 1.296111; y4(597) = 1.198800;
y1(598) = 90.767395; y2(598) = 7.078400; y3(598) = 1.386889; y4(598) = 1.203700;
y1(599) = 90.913101; y2(599) = 7.099900; y3(599) = 1.320667; y4(599) = 1.202800;
y1(600) = 91.026100; y2(600) = 7.105500; y3(600) = 1.303333; y4(600) = 1.199300;
y1(601) = 91.182602; y2(601) = 7.121300; y3(601) = 1.312556; y4(601) = 1.208500;
y1(602) = 91.372795; y2(602) = 7.137300; y3(602) = 1.307444; y4(602) = 1.199000;
y1(603) = 91.603806; y2(603) = 7.173501; y3(603) = 1.326444; y4(603) = 1.225200;
y1(604) = 91.816200; y2(604) = 7.162300; y3(604) = 1.324111; y4(604) = 1.217600;
y1(605) = 92.050201; y2(605) = 7.181399; y3(605) = 1.320333; y4(605) = 1.205500;
y1(606) = 92.179192; y2(606) = 7.178200; y3(606) = 1.320333; y4(606) = 1.217300;
y1(607) = 92.272499; y2(607) = 7.207100; y3(607) = 1.322222; y4(607) = 1.218200;
y1(608) = 92.488297; y2(608) = 7.222100; y3(608) = 1.316778; y4(608) = 1.224900;
y1(609) = 92.526405; y2(609) = 7.238400; y3(609) = 1.333556; y4(609) = 1.213500;
y1(610) = 92.664200; y2(610) = 7.230100; y3(610) = 1.327667; y4(610) = 1.217500;
y1(611) = 92.813904; y2(611) = 7.248300; y3(611) = 1.341000; y4(611) = 1.222800;
y1(612) = 92.983009; y2(612) = 7.260200; y3(612) = 1.331667; y4(612) = 1.224300;
y1(613) = 93.198006; y2(613) = 7.284600; y3(613) = 1.339667; y4(613) = 1.218600;
y1(614) = 93.413689; y2(614) = 7.296700; y3(614) = 1.337667; y4(614) = 1.221600;
y1(615) = 93.645096; y2(615) = 7.296401; y3(615) = 1.344889; y4(615) = 1.229500;
y1(616) = 93.865196; y2(616) = 7.310301; y3(616) = 1.340778; y4(616) = 1.230400;
y1(617) = 93.996704; y2(617) = 7.352500; y3(617) = 1.452111; y4(617) = 1.240000;
y1(618) = 94.071396; y2(618) = 7.349500; y3(618) = 1.361333; y4(618) = 1.237100;
y1(619) = 94.205795; y2(619) = 7.364200; y3(619) = 1.355778; y4(619) = 1.237700;
y1(620) = 94.333099; y2(620) = 7.370100; y3(620) = 1.358778; y4(620) = 1.237000;
y1(621) = 94.490196; y2(621) = 7.382900; y3(621) = 1.374778; y4(621) = 1.243200;
y1(622) = 94.642296; y2(622) = 7.405600; y3(622) = 1.367000; y4(622) = 1.234500;
y1(623) = 94.838402; y2(623) = 7.404200; y3(623) = 1.370556; y4(623) = 1.246300;
y1(624) = 95.065392; y2(624) = 7.425401; y3(624) = 1.375889; y4(624) = 1.243400;
y1(625) = 95.240906; y2(625) = 7.409701; y3(625) = 1.372889; y4(625) = 1.244700;
y1(626) = 95.493607; y2(626) = 7.456000; y3(626) = 1.474667; y4(626) = 1.260200;
y1(627) = 95.564400; y2(627) = 7.462300; y3(627) = 1.399556; y4(627) = 1.256300;
y1(628) = 95.659500; y2(628) = 7.463401; y3(628) = 1.385778; y4(628) = 1.247900;
y1(629) = 95.810501; y2(629) = 7.475500; y3(629) = 1.379222; y4(629) = 1.251900;
y1(630) = 95.894913; y2(630) = 7.510300; y3(630) = 1.383111; y4(630) = 1.255900;
y1(631) = 96.055992; y2(631) = 7.510300; y3(631) = 1.383556; y4(631) = 1.256900;
y1(632) = 96.254898; y2(632) = 7.531001; y3(632) = 1.392111; y4(632) = 1.258500;
y1(633) = 96.429001; y2(633) = 7.538000; y3(633) = 1.392444; y4(633) = 1.253700;
y1(634) = 96.661896; y2(634) = 7.540500; y3(634) = 1.397333; y4(634) = 1.270000;
y1(635) = 96.848999; y2(635) = 7.554700; y3(635) = 1.495889; y4(635) = 1.275100;
y1(636) = 97.093300; y2(636) = 7.581500; y3(636) = 1.420556; y4(636) = 1.276500;
y1(637) = 97.207695; y2(637) = 7.588399; y3(637) = 1.415000; y4(637) = 1.275300;
y1(638) = 97.297394; y2(638) = 7.592100; y3(638) = 1.410555; y4(638) = 1.270200;
y1(639) = 97.425896; y2(639) = 7.608299; y3(639) = 1.413111; y4(639) = 1.278700;
y1(640) = 97.582802; y2(640) = 7.614800; y3(640) = 1.413111; y4(640) = 1.282000;
y1(641) = 97.722198; y2(641) = 7.615201; y3(641) = 1.417889; y4(641) = 1.290900;
y1(642) = 97.899895; y2(642) = 7.638900; y3(642) = 1.430889; y4(642) = 1.293300;
y1(643) = 98.047607; y2(643) = 7.661400; y3(643) = 1.421556; y4(643) = 1.287700;
y1(644) = 98.260300; y2(644) = 7.681700; y3(644) = 1.623667; y4(644) = 1.362800;
y1(645) = 98.576294; y2(645) = 7.690500; y3(645) = 1.529667; y4(645) = 1.313100;
y1(646) = 98.715408; y2(646) = 7.705100; y3(646) = 1.445889; y4(646) = 1.291800;
y1(647) = 98.822098; y2(647) = 7.721800; y3(647) = 1.435556; y4(647) = 1.296500;
y1(648) = 99.039398; y2(648) = 7.740900; y3(648) = 1.448333; y4(648) = 1.307500;
y1(649) = 99.039795; y2(649) = 7.719399; y3(649) = 1.441444; y4(649) = 1.311600;
y1(650) = 99.199707; y2(650) = 7.753000; y3(650) = 1.437889; y4(650) = 1.302400;
y1(651) = 99.392799; y2(651) = 7.758801; y3(651) = 1.452111; y4(651) = 1.309800;
y1(652) = 99.485306; y2(652) = 7.785501; y3(652) = 1.452445; y4(652) = 1.313000;
y1(653) = 99.749199; y2(653) = 7.784801; y3(653) = 1.571000; y4(653) = 1.328100;
y1(654) = 99.884598; y2(654) = 7.805400; y3(654) = 1.473778; y4(654) = 1.327900;
y1(655) = 100.130905; y2(655) = 7.798000; y3(655) = 1.471444; y4(655) = 1.326000;
y1(656) = 100.330093; y2(656) = 7.809800; y3(656) = 1.475000; y4(656) = 1.331400;
y1(657) = 101.143105; y2(657) = 7.855900; y3(657) = 3.262222; y4(657) = 2.361900;
y1(658) = 101.341698; y2(658) = 7.844500; y3(658) = 3.285222; y4(658) = 2.386200;
y1(659) = 101.544998; y2(659) = 7.865800; y3(659) = 3.348111; y4(659) = 2.381100;
y1(660) = 101.737900; y2(660) = 7.881001; y3(660) = 3.369889; y4(660) = 2.393400;
y1(661) = 102.451096; y2(661) = 7.908999; y3(661) = 3.466000; y4(661) = 2.408500;
y1(662) = 102.190109; y2(662) = 7.914600; y3(662) = 3.407889; y4(662) = 2.400900;
y1(663) = 102.431396; y2(663) = 7.942000; y3(663) = 3.401222; y4(663) = 2.407800;
y1(664) = 102.614212; y2(664) = 7.938699; y3(664) = 3.425222; y4(664) = 2.420600;
y1(665) = 102.862198; y2(665) = 7.944300; y3(665) = 3.425777; y4(665) = 2.426200;
y1(666) = 103.210709; y2(666) = 7.982501; y3(666) = 3.447778; y4(666) = 2.436100;
y1(667) = 103.461098; y2(667) = 7.984000; y3(667) = 3.455334; y4(667) = 2.442700;
y1(668) = 103.474609; y2(668) = 7.986100; y3(668) = 3.469778; y4(668) = 2.446800;
y1(669) = 103.588196; y2(669) = 8.002800; y3(669) = 3.843555; y4(669) = 2.469300;
y1(670) = 103.729904; y2(670) = 8.023901; y3(670) = 3.430222; y4(670) = 2.476000;
y1(671) = 103.900108; y2(671) = 8.026000; y3(671) = 3.411333; y4(671) = 2.474000;
y1(672) = 104.083801; y2(672) = 8.041399; y3(672) = 3.429667; y4(672) = 2.486500;
y1(673) = 104.217506; y2(673) = 8.043900; y3(673) = 3.447111; y4(673) = 2.495000;
y1(674) = 104.425903; y2(674) = 8.079900; y3(674) = 3.469666; y4(674) = 2.500600;
y1(675) = 104.655602; y2(675) = 8.079000; y3(675) = 3.464556; y4(675) = 2.507500;
y1(676) = 104.876297; y2(676) = 8.092601; y3(676) = 3.487334; y4(676) = 2.514300;
y1(677) = 105.086098; y2(677) = 8.098499; y3(677) = 3.586778; y4(677) = 2.525200;
y1(678) = 105.364601; y2(678) = 8.101099; y3(678) = 3.555778; y4(678) = 2.530000;
y1(679) = 105.295700; y2(679) = 8.130200; y3(679) = 3.539333; y4(679) = 2.533300;
y1(680) = 105.386612; y2(680) = 8.129000; y3(680) = 3.553556; y4(680) = 2.543700;
y1(681) = 105.506699; y2(681) = 8.151999; y3(681) = 3.552778; y4(681) = 2.548300;
y1(682) = 105.691200; y2(682) = 8.164999; y3(682) = 3.579778; y4(682) = 2.564000;
y1(683) = 105.824905; y2(683) = 8.177000; y3(683) = 3.596667; y4(683) = 2.569100;
y1(684) = 106.015991; y2(684) = 8.198400; y3(684) = 3.662556; y4(684) = 2.576300;
y1(685) = 106.746605; y2(685) = 8.203501; y3(685) = 3.851555; y4(685) = 2.582600;
y1(686) = 106.416992; y2(686) = 8.216800; y3(686) = 3.784888; y4(686) = 2.588000;
y1(687) = 106.625694; y2(687) = 8.237101; y3(687) = 3.768445; y4(687) = 2.589500;
y1(688) = 106.757492; y2(688) = 8.252701; y3(688) = 3.785222; y4(688) = 2.601300;
y1(689) = 106.878296; y2(689) = 8.263500; y3(689) = 3.801556; y4(689) = 2.600800;
y1(690) = 106.975998; y2(690) = 8.259700; y3(690) = 3.819222; y4(690) = 2.614800;
y1(691) = 107.129990; y2(691) = 8.281800; y3(691) = 3.831667; y4(691) = 2.616800;
y1(692) = 107.232094; y2(692) = 8.297100; y3(692) = 3.861666; y4(692) = 2.626800;
y1(693) = 107.476196; y2(693) = 8.298900; y3(693) = 4.076222; y4(693) = 3.141200;
y1(694) = 107.577293; y2(694) = 8.306500; y3(694) = 3.923889; y4(694) = 2.642700;
y1(695) = 107.751907; y2(695) = 8.342300; y3(695) = 3.910000; y4(695) = 2.644700;
y1(696) = 107.993797; y2(696) = 8.349900; y3(696) = 3.917333; y4(696) = 2.654900;
y1(697) = 108.186806; y2(697) = 8.358999; y3(697) = 3.913111; y4(697) = 2.663100;
y1(698) = 108.398399; y2(698) = 8.365800; y3(698) = 3.950111; y4(698) = 2.674500;
y1(699) = 108.490707; y2(699) = 8.397800; y3(699) = 3.942556; y4(699) = 2.671300;
y1(700) = 108.611801; y2(700) = 8.416400; y3(700) = 4.051667; y4(700) = 2.697600;
y1(701) = 108.728104; y2(701) = 8.426699; y3(701) = 4.019556; y4(701) = 2.696000;
y1(702) = 108.827599; y2(702) = 8.430400; y3(702) = 4.010667; y4(702) = 2.708200;
y1(703) = 108.984901; y2(703) = 8.430201; y3(703) = 4.010778; y4(703) = 2.708800;
y1(704) = 109.170998; y2(704) = 8.457901; y3(704) = 4.033333; y4(704) = 2.716900;
y1(705) = 109.350204; y2(705) = 8.473001; y3(705) = 4.057111; y4(705) = 2.726700;
y1(706) = 109.551498; y2(706) = 8.477301; y3(706) = 4.077555; y4(706) = 2.743600;
y1(707) = 109.772499; y2(707) = 8.495399; y3(707) = 4.072444; y4(707) = 2.744600;
y1(708) = 109.975891; y2(708) = 8.501699; y3(708) = 4.215333; y4(708) = 2.752500;
y1(709) = 110.036194; y2(709) = 8.534999; y3(709) = 4.020222; y4(709) = 2.753400;
y1(710) = 110.133804; y2(710) = 8.541901; y3(710) = 4.117778; y4(710) = 2.759600;
y1(711) = 110.273193; y2(711) = 8.554300; y3(711) = 4.030667; y4(711) = 2.762900;
y1(712) = 110.401199; y2(712) = 8.550400; y3(712) = 4.153111; y4(712) = 2.789000;
y1(713) = 110.517899; y2(713) = 8.558599; y3(713) = 4.062000; y4(713) = 2.782200;
y1(714) = 110.707298; y2(714) = 8.603800; y3(714) = 4.083445; y4(714) = 2.805300;
y1(715) = 110.933205; y2(715) = 8.601099; y3(715) = 4.674889; y4(715) = 2.920000;
y1(716) = 111.108704; y2(716) = 8.600400; y3(716) = 4.175001; y4(716) = 2.828300;
y1(717) = 111.285095; y2(717) = 8.624300; y3(717) = 4.161778; y4(717) = 2.841500;
y1(718) = 111.522011; y2(718) = 8.625501; y3(718) = 4.153222; y4(718) = 2.832000;
y1(719) = 111.608704; y2(719) = 8.646000; y3(719) = 4.177444; y4(719) = 2.861700;
y1(720) = 111.740700; y2(720) = 8.674900; y3(720) = 4.197556; y4(720) = 2.852000;
y1(721) = 111.869995; y2(721) = 8.676300; y3(721) = 4.213444; y4(721) = 2.868100;
y1(722) = 111.946609; y2(722) = 8.681200; y3(722) = 4.211667; y4(722) = 2.882300;
y1(723) = 112.104202; y2(723) = 8.711200; y3(723) = 4.898777; y4(723) = 2.945900;
y1(724) = 112.256798; y2(724) = 8.700000; y3(724) = 4.259333; y4(724) = 2.886800;
y1(725) = 112.455704; y2(725) = 8.756500; y3(725) = 4.267333; y4(725) = 2.900200;
y1(726) = 112.675095; y2(726) = 8.744199; y3(726) = 4.279555; y4(726) = 2.895500;
y1(727) = 112.837013; y2(727) = 8.755400; y3(727) = 4.318000; y4(727) = 2.917600;
y1(728) = 113.112106; y2(728) = 8.789000; y3(728) = 4.322556; y4(728) = 2.921700;
y1(729) = 113.177513; y2(729) = 8.773800; y3(729) = 4.346445; y4(729) = 2.934400;
y1(730) = 113.290390; y2(730) = 8.813401; y3(730) = 4.468555; y4(730) = 2.940000;
y1(731) = 113.388405; y2(731) = 8.789400; y3(731) = 4.432778; y4(731) = 2.943900;
plot(x,y1,x,y2,x,y3,x,y4);
